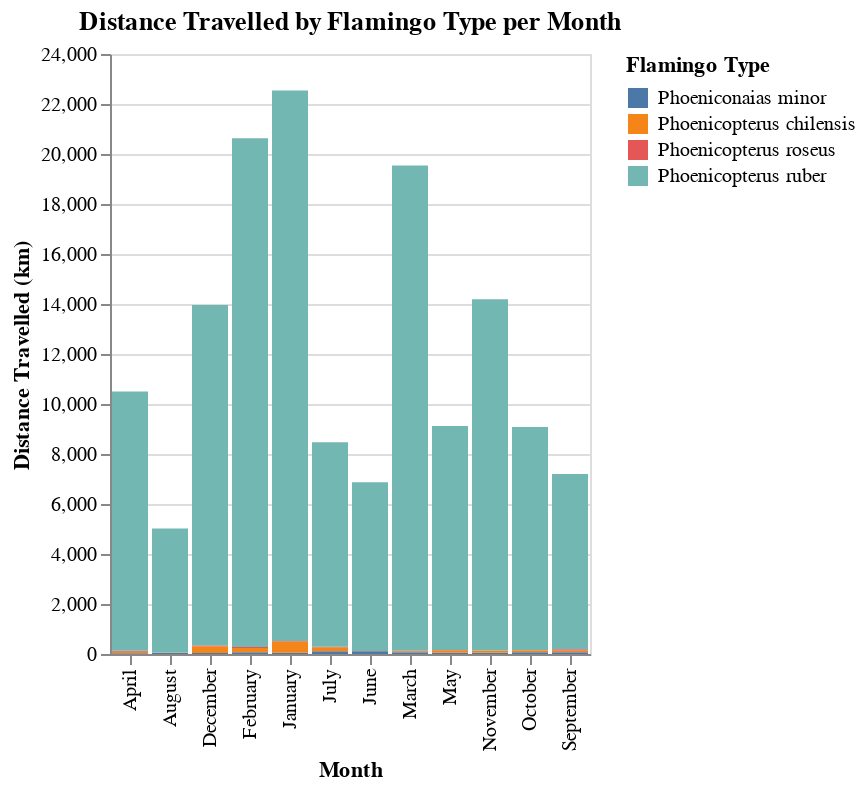

Write notebook code for a chart like this one.
### Code cell
# prompt: write a code using altair, use `geo_df` to make a chart of distance _travelled vs each_flamingo type per month chart use month order in "'January', 'February', 'March','April','May','June','July','August','September','October','November', 'December'] " and use bar chart"

import altair as alt

# Define the order of months
month_order = ["January", "February", "March", "April", "May", "June", "July", "August", "September", "October", "November", "December"]

# Convert the month column to categorical data with the specified order
geo_df['month'] = pd.Categorical(geo_df['month'], categories=month_order, ordered=True)

# Create a chart using Altair
chart = alt.Chart(geo_df).mark_bar().encode(
    x = alt.X('month:N', title='Month'),
    y = alt.Y('distance_traveled:Q', title='Distance Travelled (km)'),
    color = alt.Color('flamingo_type:N', title='Flamingo Type'),
    order = alt.Order('month:N')
).properties(
    title = 'Distance Travelled by Flamingo Type per Month'
)

# Display the chart
chart

### Figure 1 — Vega-Lite specification as saved in the notebook (floating-point values rounded to 4 significant figures)
{"config": {"view": {"continuousWidth": 400, "continuousHeight": 300}}, "data": {"name": "data-8ff9953cb83d9e89e4a819cfb1b5535a"}, "mark": "bar", "encoding": {"color": {"field": "flamingo_type", "title": "Flamingo Type", "type": "nominal"}, "order": {"field": "month", "type": "nominal"}, "x": {"field": "month", "title": "Month", "type": "nominal"}, "y": {"field": "distance_traveled", "title": "Distance Travelled (km)", "type": "quantitative"}}, "title": "Distance Travelled by Flamingo Type per Month", "$schema": "https://vega.github.io/schema/vega-lite/v4.17.0.json", "datasets": {"data-8ff9953cb83d9e89e4a819cfb1b5535a": [{"month": "April", "flamingo_type": "Phoeniconaias minor", "distance_traveled": 25.18}, {"month": "April", "flamingo_type": "Phoenicopterus chilensis", "distance_traveled": 60.28}, {"month": "April", "flamingo_type": "Phoenicopterus roseus", "distance_traveled": 45.5}, {"month": "April", "flamingo_type": "Phoenicopterus ruber", "distance_traveled": 10370.0}, {"month": "August", "flamingo_type": "Phoeniconaias minor", "distance_traveled": 38.68}, {"month": "August", "flamingo_type": "Phoenicopterus chilensis", "distance_traveled": 26.2}, {"month": "August", "flamingo_type": "Phoenicopterus ruber", "distance_traveled": 4955.0}, {"month": "December", "flamingo_type": "Phoeniconaias minor", "distance_traveled": 40.96}, {"month": "December", "flamingo_type": "Phoenicopterus chilensis", "distance_traveled": 273.3}, {"month": "December", "flamingo_type": "Phoenicopterus roseus", "distance_traveled": 25.59}, {"month": "December", "flamingo_type": "Phoenicopterus ruber", "distance_traveled": 13620.0}, {"month": "February", "flamingo_type": "Phoeniconaias minor", "distance_traveled": 65.41}, {"month": "February", "flamingo_type": "Phoenicopterus chilensis", "distance_traveled": 171.4}, {"month": "February", "flamingo_type": "Phoenicopterus roseus", "distance_traveled": 38.83}, {"month": "February", "flamingo_type": "Phoenicopterus ruber", "distance_traveled": 20360.0}, {"month": "January", "flamingo_type": "Phoeniconaias minor", "distance_traveled": 45.64}, {"month": "January", "flamingo_type": "Phoenicopterus chilensis", "distance_traveled": 455.0}, {"month": "January", "flamingo_type": "Phoenicopterus roseus", "distance_traveled": 21.84}, {"month": "January", "flamingo_type": "Phoenicopterus ruber", "distance_traveled": 22010.0}, {"month": "July", "flamingo_type": "Phoeniconaias minor", "distance_traveled": 106.9}, {"month": "July", "flamingo_type": "Phoenicopterus chilensis", "distance_traveled": 162.2}, {"month": "July", "flamingo_type": "Phoenicopterus roseus", "distance_traveled": 19.81}, {"month": "July", "flamingo_type": "Phoenicopterus ruber", "distance_traveled": 8181.0}, {"month": "June", "flamingo_type": "Phoeniconaias minor", "distance_traveled": 106.2}, {"month": "June", "flamingo_type": "Phoenicopterus chilensis", "distance_traveled": 0.0}, {"month": "June", "flamingo_type": "Phoenicopterus roseus", "distance_traveled": 16.55}, {"month": "June", "flamingo_type": "Phoenicopterus ruber", "distance_traveled": 6752.0}, {"month": "March", "flamingo_type": "Phoeniconaias minor", "distance_traveled": 70.08}, {"month": "March", "flamingo_type": "Phoenicopterus chilensis", "distance_traveled": 40.61}, {"month": "March", "flamingo_type": "Phoenicopterus roseus", "distance_traveled": 18.5}, {"month": "March", "flamingo_type": "Phoenicopterus ruber", "distance_traveled": 19410.0}, {"month": "May", "flamingo_type": "Phoeniconaias minor", "distance_traveled": 50.82}, {"month": "May", "flamingo_type": "Phoenicopterus chilensis", "distance_traveled": 98.65}, {"month": "May", "flamingo_type": "Phoenicopterus roseus", "distance_traveled": 12.61}, {"month": "May", "flamingo_type": "Phoenicopterus ruber", "distance_traveled": 8961.0}, {"month": "November", "flamingo_type": "Phoeniconaias minor", "distance_traveled": 46.44}, {"month": "November", "flamingo_type": "Phoenicopterus chilensis", "distance_traveled": 88.68}, {"month": "November", "flamingo_type": "Phoenicopterus roseus", "distance_traveled": 0.3638}, {"month": "November", "flamingo_type": "Phoenicopterus ruber", "distance_traveled": 14060.0}, {"month": "October", "flamingo_type": "Phoeniconaias minor", "distance_traveled": 68.32}, {"month": "October", "flamingo_type": "Phoenicopterus chilensis", "distance_traveled": 84.08}, {"month": "October", "flamingo_type": "Phoenicopterus roseus", "distance_traveled": 1.081}, {"month": "October", "flamingo_type": "Phoenicopterus ruber", "distance_traveled": 8925.0}, {"month": "September", "flamingo_type": "Phoeniconaias minor", "distance_traveled": 65.42}, {"month": "September", "flamingo_type": "Phoenicopterus chilensis", "distance_traveled": 73.03}, {"month": "September", "flamingo_type": "Phoenicopterus roseus", "distance_traveled": 53.69}, {"month": "September", "flamingo_type": "Phoenicopterus ruber", "distance_traveled": 7007.0}]}}
